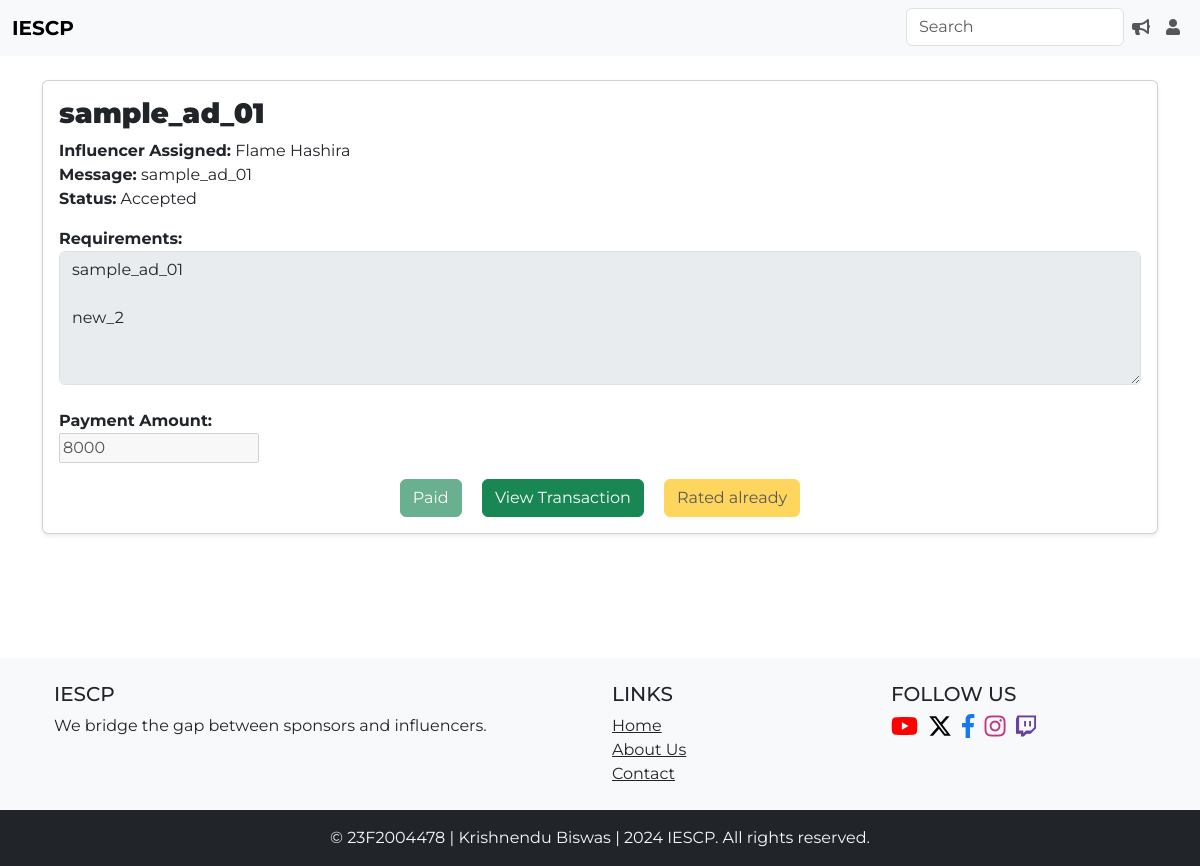
The page /adrequest/9/view (signed in) on the database its author committed.
### models.py (models this page shows)
class Ad(db.Model):
    id = db.Column(db.Integer, primary_key=True)
    title = db.Column(db.String(64), nullable=False)
    message = db.Column(db.String(250))
    requirements = db.Column(db.String(250))
    payment_amount = db.Column(db.Integer)
    status = db.Column(db.Enum("pending", "accepted", "rejected"), nullable=False, default="pending")
    date_created = db.Column(db.DateTime, nullable=False, default=datetime.utcnow)
    current_handler = db.Column(db.Enum("sponsor", "influencer"), nullable=False, default="sponsor") # used to differentiate whose gonna make a move next
    is_completed = db.Column(db.Boolean, nullable=False, default=False)
    is_paid = db.Column(db.Boolean, nullable=False, default=False)
    is_rated = db.Column(db.Boolean, nullable=False, default=False)
    campaign_id = db.Column(db.Integer, db.ForeignKey('campaign.id'), nullable=False)
    sponsor_id = db.Column(db.Integer, db.ForeignKey('sponsor.id'), nullable=False)
    influencer_id = db.Column(db.Integer, db.ForeignKey('influencer.id'))
    transaction_id = db.Column(db.Integer, db.ForeignKey('transaction.id'))
    rating_id = db.Column(db.Integer, db.ForeignKey('rating.id'))
    influencer = db.relationship('Influencer', backref='Ad', lazy=True)
    sponsor = db.relationship('Sponsor', backref='Ad', lazy=True)

class Influencer(db.Model):
    id = db.Column(db.Integer, db.ForeignKey('user.id'), primary_key=True, nullable=False)
    name = db.Column(db.String(64), nullable=False)
    category = db.Column(db.String(64))
    niche = db.Column(db.String(64))
    rating = db.Column(db.Integer, default=0)
    rating_count = db.Column(db.Integer, default=0)
    earnings = db.Column(db.Integer, default=0)
    social_media_handles = db.relationship('SocialMedia', backref='influencer', lazy=True, cascade='all, delete-orphan')
    ratings = db.relationship('Rating', backref='influencer', lazy=True, cascade='all, delete-orphan')

### routes.py (the view)
@app.route('/adrequest/<int:id>/view')
@login_required
def view_ad_request(id):
    ad = Ad.query.get(id)
    return render_template('view_ad_request.html', ad=ad)

### routes.py (called while the page is built)
def login_required(func):
    @wraps(func)
    def wrapper(*args, **kwargs):
        if 'username' not in session:
            flash("You need to login first")
            return redirect(url_for('login'))
        user = User.query.filter_by(username=session['username']).first()
        if not user:
            session.pop('username')
            return redirect(url_for('login'))
        return func(*args, **kwargs)
    return wrapper

### templates/view_ad_request.html (shortened to what this page needs)
{% extends 'base.html' %}
{% block content %}
<div class="col mb-4 my-4">
    <div class="card h-100 shadow-sm">
        <div class="card-body">
            <h3 class="card-title"><b>{{ ad.title }}</b></h3>
            <p class="card-text">
                {% if session['role'] == 'sponsor' %}
                <b>Influencer Assigned:</b> {{ ad.influencer.name }}<br>
                {% endif %}
                <b>Message:</b> {{ ad.message }}<br>
                <b>Status:</b> {{ ad.status.capitalize() }}<br>
            </p>
            <form id="negotiate-form" action="{{ url_for('negotiate', id=ad.id) }}" method="POST" style="display:inline;">
                <b>Requirements:</b> <br>
                {% if ad.status != 'pending' %}
                <textarea name="requirements" id="requirements" cols="30" rows="5" maxlength="250" class="form-control" disabled>{{ ad.requirements }}</textarea><br>
                {% else %}
                <textarea name="requirements" id="requirements" cols="30" rows="5" maxlength="250" class="form-control">{{ ad.requirements }}</textarea><br>
                {% endif %}
                <b>Payment Amount:</b> <br>
                {% if ad.status != 'pending' %}
                <input type="number" id="payment_amount" name="payment_amount" value="{{ ad.payment_amount }}" placeholder="Enter amount" disabled>
                {% else %}
                <input type="number" id="payment_amount" name="payment_amount" value="{{ ad.payment_amount }}" placeholder="Enter amount">
                {% endif %}
            </form>
            <div class="text-center mt-3">
                {% if ad.status == 'accepted' %}
                {% if ad.is_completed and session['role'] == 'sponsor' %}
                {% if not ad.is_paid %}
                <button type="submit" form="pay" class="btn btn-success">Pay Now</button>
                {% else %}
                <span class="mx-3"><button type="submit" form="pay" class="btn btn-success" disabled>Paid</button></span>
                <button type="submit" form="view-transaction" class="btn btn-success">View Transaction</button>
                {% if not ad.is_rated %}
                <button type="submit" form="rating" class="btn btn-warning mx-3">Give a rating</button>
                {% else %}
                <button type="submit" form="rating" class="btn btn-warning mx-3" disabled>Rated already</button>
                {% endif %}
                {% endif %}
                {% endif %}
                {% endif %}
            </div>
        </div>
    </div>
</div>
{% endblock %}

### static/styles.css (style rules this page uses)
h3, .h3 { font-family: 'Montserrat', sans-serif; font-weight: 600; }
p { font-family: 'Montserrat', sans-serif; font-weight: 400; }
a, div, span, li { font-family: 'Montserrat', sans-serif; font-weight: 400; }

### templates/base.html (style rules this page uses)
html, body { height: 100%; margin: 0; }
body { display: flex; flex-direction: column; }

### rows shown on the page
Ad: title "sample_ad_01", message "sample_ad_01", status "Accepted", requirements "sample_ad_01 new_2", payment_amount "8000"
Influencer: influencer.name "Flame Hashira"
